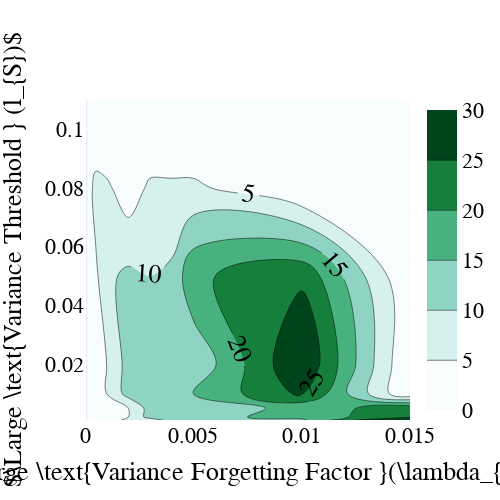

Here is the notebook cell this chart was saved with:
### Code cell
import plotly.graph_objects as go
factor_grid = [0.0001, 0.0005, 0.001, 0.002, 0.003, 0.004, 0.005, 0.01]
H_v_grid = [0.001, 0.002, 0.005, 0.01, 0.02, 0.05, 0.08, 0.1]
fig = go.Figure(data =
    go.Contour(
        z=num_intervals_mtx,
        x=factor_grid, # horizontal axis
        y=H_v_grid, # vertical axis,
        zmin=0,
        zmax=30,
        colorscale='bugn',
                contours=dict(
            showlabels = True, # show labels on contours
            labelfont = dict( # label font properties
                size = 26,
                color = 'black',
            )
    )))

fig.update_layout(
    autosize=False,
    width=500,
    height=500,
    title={'y':0.9,
           'x':0.5,
           'xanchor': 'center',
           'yanchor': 'top'},
    xaxis_title=r"$\Large \text{Variance Forgetting Factor }(\lambda_{S})$",
    yaxis_title=r"$\Large \text{Variance Threshold } (l_{S})$",
    font=dict(
        family="Times New Roman",
        size=22,
        color="black"
    ),
)

fig.update_xaxes(range=[0, 0.015])
fig.update_yaxes(range=[0.001, 0.11])
fig.show()

### Figure 1 — Plotly figure (JSON) as saved in the notebook; plotly's stock layout.template omitted (floating-point values rounded to 4 significant figures)
{"data": [{"colorscale": [[0, "rgb(247,252,253)"], [0.125, "rgb(229,245,249)"], [0.25, "rgb(204,236,230)"], [0.375, "rgb(153,216,201)"], [0.5, "rgb(102,194,164)"], [0.625, "rgb(65,174,118)"], [0.75, "rgb(35,139,69)"], [0.875, "rgb(0,109,44)"], [1, "rgb(0,68,27)"]], "contours": {"labelfont": {"color": "black", "size": 26}, "showlabels": true}, "type": "contour", "x": [0.0001, 0.0005, 0.001, 0.002, 0.003, 0.004, 0.005, 0.01], "y": [0.001, 0.002, 0.005, 0.01, 0.02, 0.05, 0.08, 0.1], "z": [[1, 1, 3, 6, 7, 12, 13, 14, 36], [1, 2, 4, 5, 12, 13, 13, 17, 24], [1, 3, 4, 5, 12, 12, 13, 16, 24], [1, 3, 5, 12, 12, 13, 15, 26, 0], [1, 4, 5, 12, 15, 13, 11, 30, 0], [2, 4, 9, 11, 10, 11, 19, 24, 0], [2, 7, 6, 2, 6, 6, 6, 0, 0], [0, 0, 0, 0, 0, 0, 0, 0, 0], [0, 0, 0, 0, 0, 0, 0, 0, 0], [0, 0, 0, 0, 0, 0, 0, 0, 0]], "zmax": 30, "zmin": 0}], "layout": {"autosize": false, "font": {"color": "black", "family": "Times New Roman", "size": 22}, "height": 500, "title": {"x": 0.5, "xanchor": "center", "y": 0.9, "yanchor": "top"}, "width": 500, "xaxis": {"range": [0, 0.015], "title": {"text": "$\\Large \\text{Variance Forgetting Factor }(\\lambda_{S})$"}}, "yaxis": {"range": [0.001, 0.11], "title": {"text": "$\\Large \\text{Variance Threshold } (l_{S})$"}}}}
